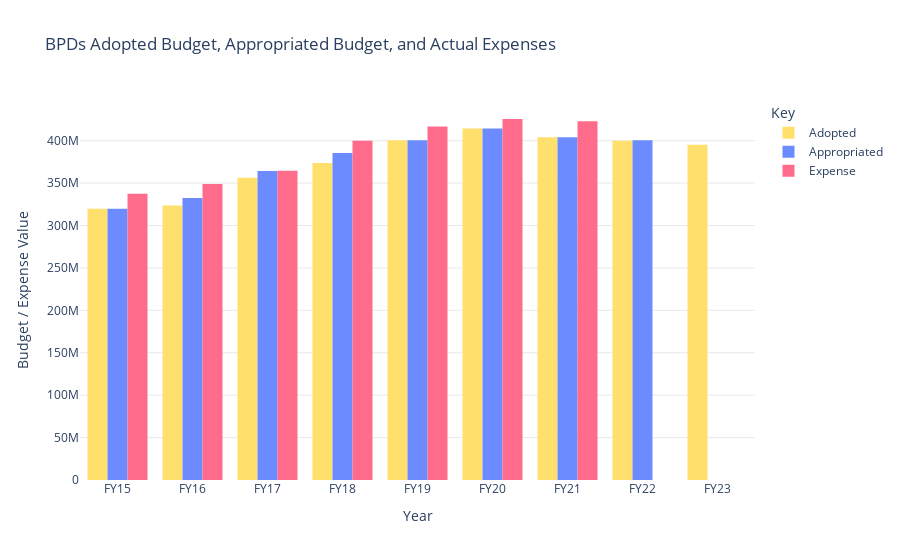

Source (notebook cell):
### Markdown cell above
Question 4: 
BPD proposed vs adopted budget

Proposed Budget --> Adopted Budget --> Appropriated Budget --> Actual Expenditure

FY15 Adopted: $319700081
FY15 Approp: $319700081
FY15 Exp: $337310895

FY16 Adopted: $323509388
FY16 Approp: $332544971
FY16 Exp: $348887844

FY17 Adopted: $356341193
FY17 Approp: $364321048
FY17 Exp: $364594820

FY18 Adopted: $373814105
FY18 Approp: $385562872
FY18 Exp: $399924493

FY19 Adopted: $400425675
FY19 Approp: $400435574
FY19 Exp: $416762373

FY20 Adopted: $414237376
FY20 Approp: $414306876
FY20 Exp: $425553210

FY21 Adopted: $404182025
FY21 Approp: $404182025
FY21 Exp: $422917499

FY22 Adopted: $399871218
FY22 Approp: $400451303
 
FY23 Adopted: $395094796

Issue: We dont have a lot of data for proposed budget

Question: What do we learn by comparing proposed & adopted budgets? Wouldn't it be more useful to compare adopted budget & actual expenditures, or just measure all types of budgets + expenditure?

### Code cell
# BAR CHART
from plotly.graph_objs import *

year = ['FY15'] * 3 + ['FY16'] * 3 + ['FY17'] * 3 + ['FY18'] * 3 + ['FY19'] * 3 + ['FY20'] * 3 + ['FY21'] * 3 + ['FY22'] * 2 + ['FY23']
labels = ['Adopted', 'Appropriated', 'Expense'] * 7 + ['Adopted', 'Appropriated', 'Adopted']
values = [319700081, 319700081, 337310895, 323509388, 332544971, 348887844, 356341193, 364321048, 364594820, 373814105, 385562872, 399924493, 400425675, 400435574, 416762373, 414237376, 414306876, 425553210, 404182025, 404182025, 422917499, 399871218, 400451303, 395094796]

layout = Layout(
    paper_bgcolor='rgba(0,0,0,0)',
    plot_bgcolor='rgba(0,0,0,0)'
)

fig5_dict = {
    'Year': year,
    'Key': labels,
    'Budget / Expense Value': values
}

df5 = pd.DataFrame(fig5_dict)
fig5 = px.bar(df5, x='Year', y='Budget / Expense Value', color='Key', title='BPDs Adopted Budget, Appropriated Budget, and Actual Expenses', barmode="group", color_discrete_sequence=['#ffe06c','#6c8bff','#ff6c8b'])
fig5.update_layout(plot_bgcolor='rgba(0,0,0,0)')
fig5.update_yaxes(showgrid=True, gridwidth=0.5, gridcolor='LightGray')
fig5.update_traces(marker_line_width = 0)
fig5.show()

### Figure 1 — Plotly figure (JSON) as saved in the notebook; plotly's stock layout.template omitted (floating-point values rounded to 4 significant figures)
{"data": [{"alignmentgroup": "True", "hovertemplate": "Key=Adopted<br>Year=%{x}<br>Budget / Expense Value=%{y}<extra></extra>", "legendgroup": "Adopted", "marker": {"color": "#ffe06c", "line": {"width": 0}, "pattern": {"shape": ""}}, "name": "Adopted", "offsetgroup": "Adopted", "orientation": "v", "showlegend": true, "textposition": "auto", "type": "bar", "x": ["FY15", "FY16", "FY17", "FY18", "FY19", "FY20", "FY21", "FY22", "FY23"], "xaxis": "x", "y": [319700081, 323509388, 356341193, 373814105, 400425675, 414237376, 404182025, 399871218, 395094796], "yaxis": "y"}, {"alignmentgroup": "True", "hovertemplate": "Key=Appropriated<br>Year=%{x}<br>Budget / Expense Value=%{y}<extra></extra>", "legendgroup": "Appropriated", "marker": {"color": "#6c8bff", "line": {"width": 0}, "pattern": {"shape": ""}}, "name": "Appropriated", "offsetgroup": "Appropriated", "orientation": "v", "showlegend": true, "textposition": "auto", "type": "bar", "x": ["FY15", "FY16", "FY17", "FY18", "FY19", "FY20", "FY21", "FY22"], "xaxis": "x", "y": [319700081, 332544971, 364321048, 385562872, 400435574, 414306876, 404182025, 400451303], "yaxis": "y"}, {"alignmentgroup": "True", "hovertemplate": "Key=Expense<br>Year=%{x}<br>Budget / Expense Value=%{y}<extra></extra>", "legendgroup": "Expense", "marker": {"color": "#ff6c8b", "line": {"width": 0}, "pattern": {"shape": ""}}, "name": "Expense", "offsetgroup": "Expense", "orientation": "v", "showlegend": true, "textposition": "auto", "type": "bar", "x": ["FY15", "FY16", "FY17", "FY18", "FY19", "FY20", "FY21"], "xaxis": "x", "y": [337310895, 348887844, 364594820, 399924493, 416762373, 425553210, 422917499], "yaxis": "y"}], "layout": {"barmode": "group", "legend": {"title": {"text": "Key"}, "tracegroupgap": 0}, "plot_bgcolor": "rgba(0,0,0,0)", "title": {"text": "BPDs Adopted Budget, Appropriated Budget, and Actual Expenses"}, "xaxis": {"anchor": "y", "domain": [0, 1], "title": {"text": "Year"}}, "yaxis": {"anchor": "x", "domain": [0, 1], "gridcolor": "LightGray", "gridwidth": 0.5, "showgrid": true, "title": {"text": "Budget / Expense Value"}}}}
